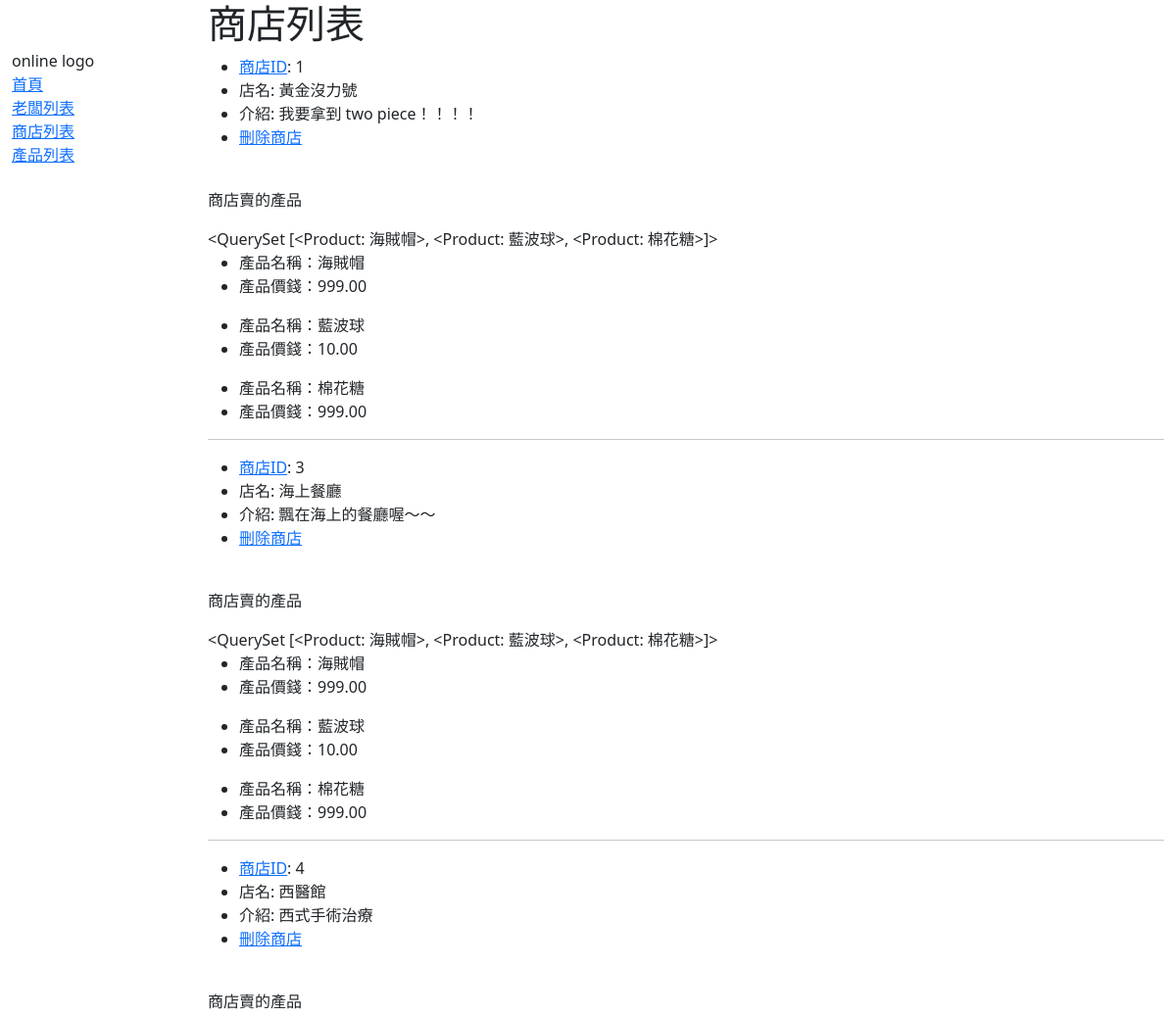
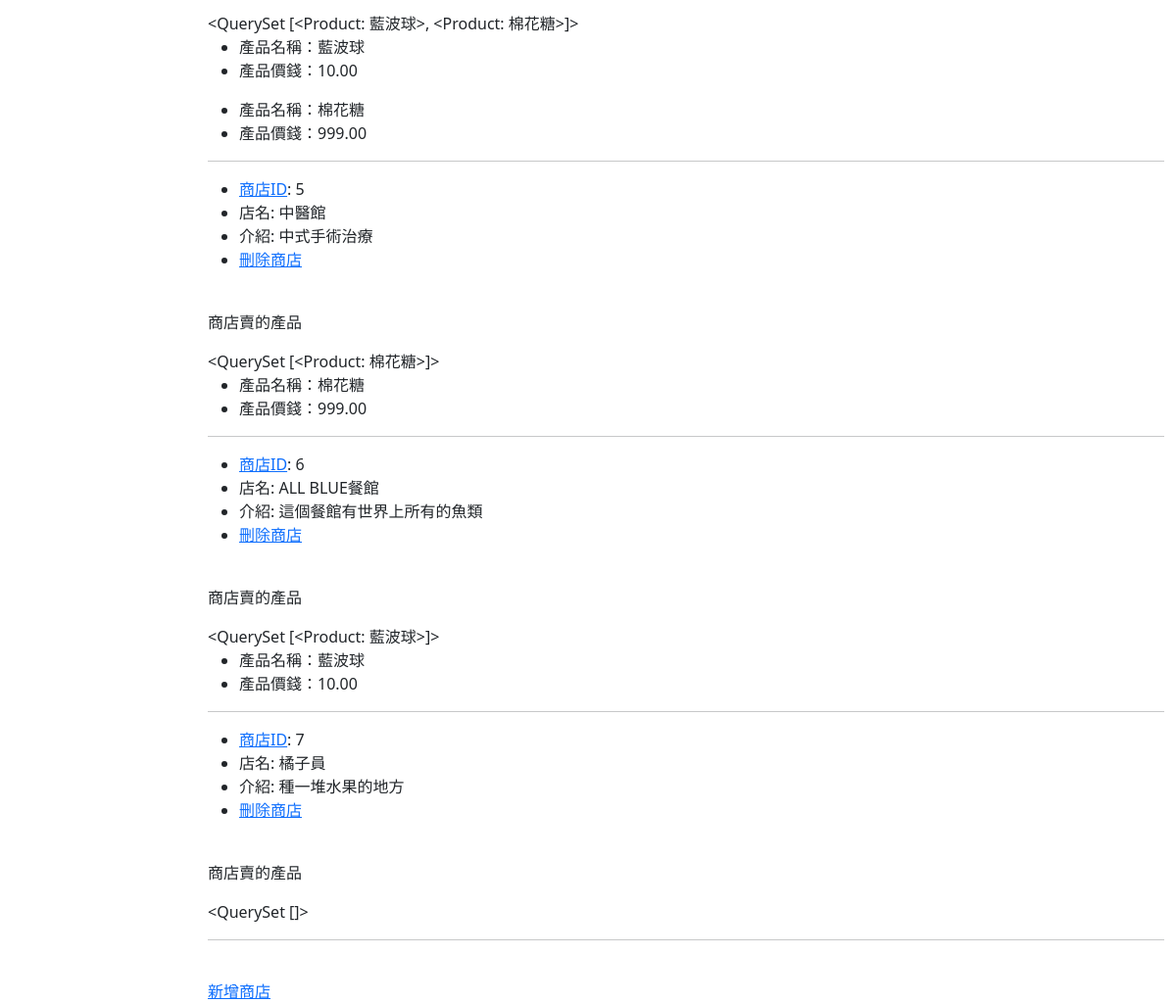
The page /online/stores/ on the database as committed earlier (2 pictures, top to bottom).
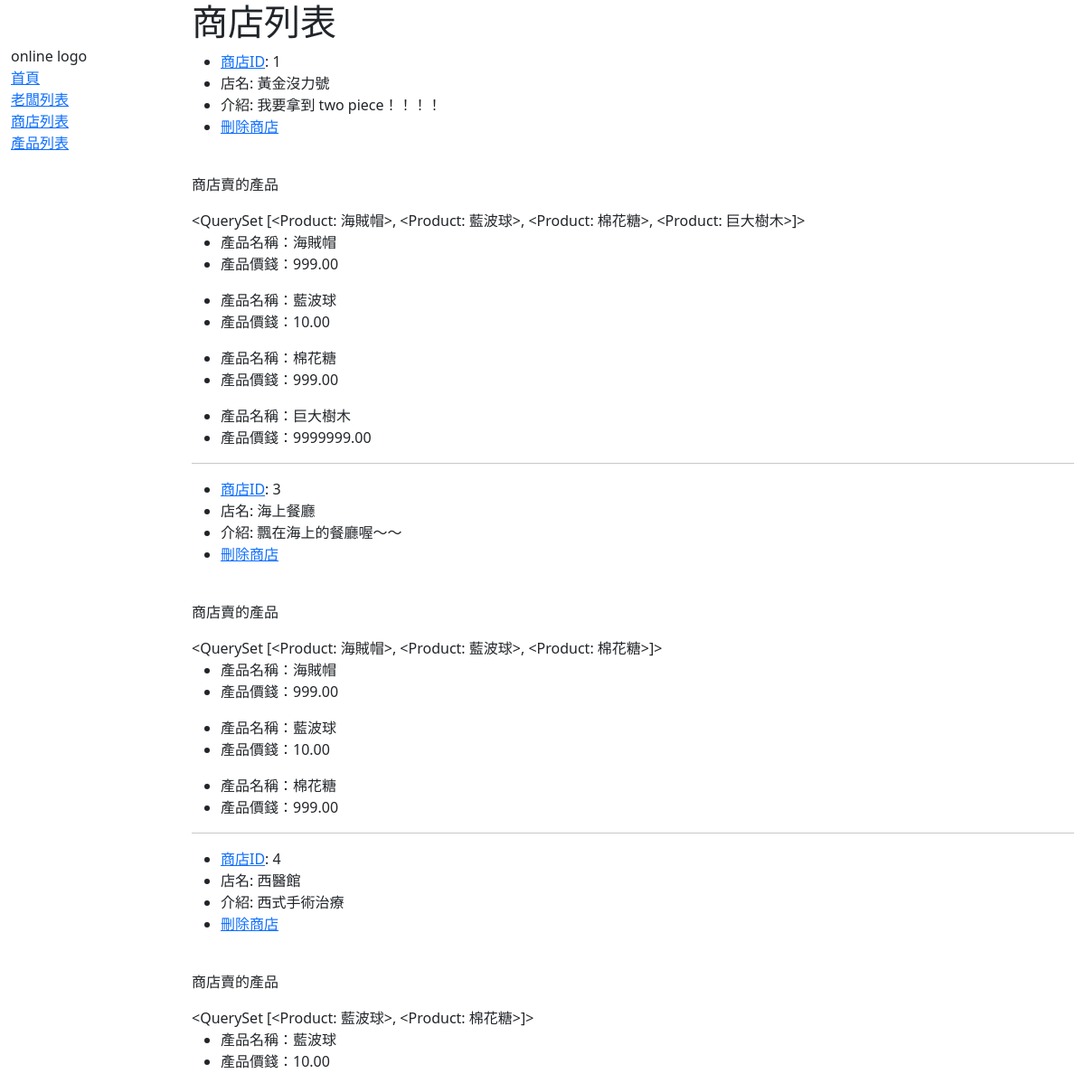
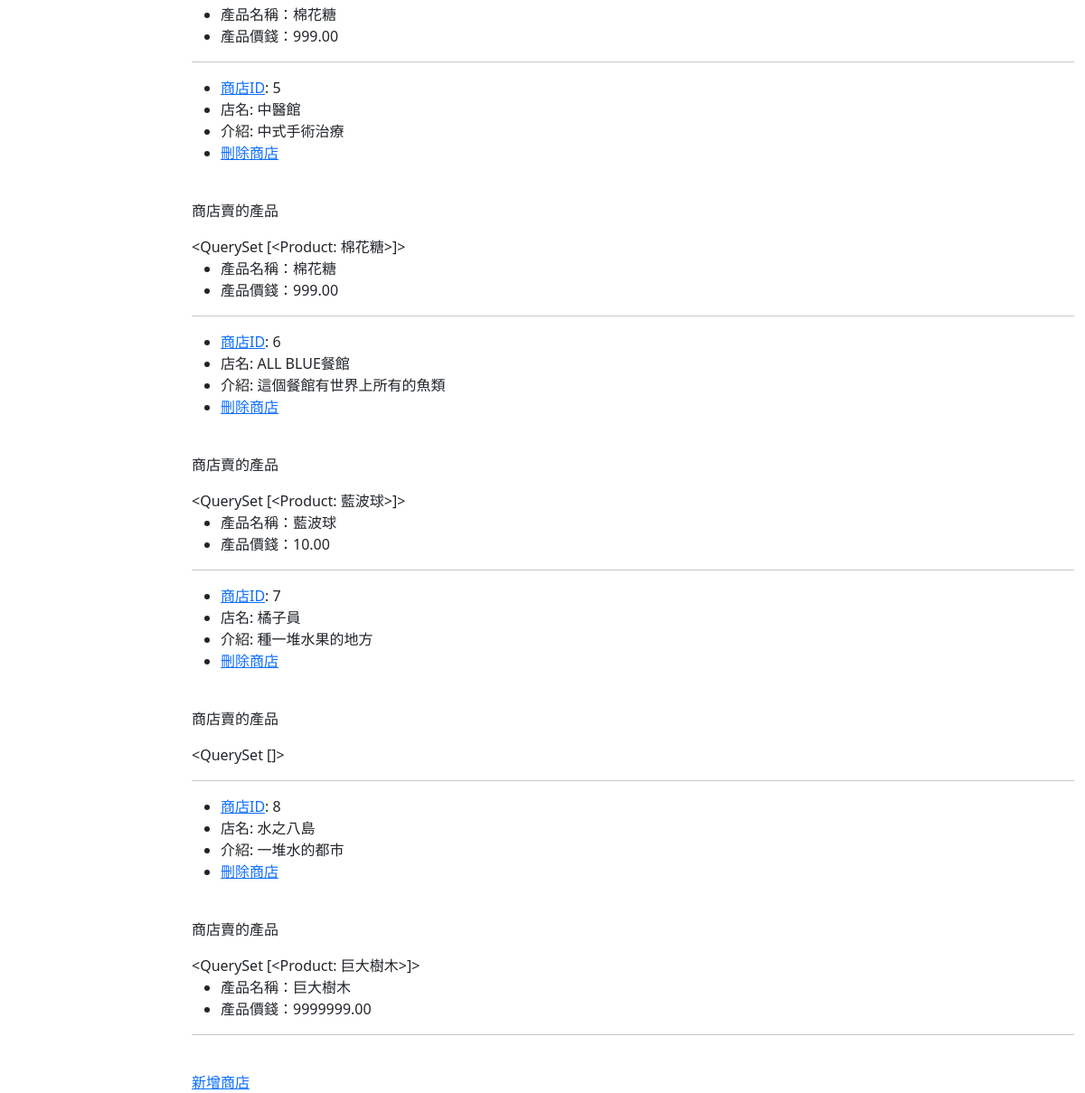
The same page on the database as committed later (2 pictures, top to bottom).
### online/models.py (models this page shows, shortened)
class Store(models.Model):
    title = models.CharField(max_length=100)
    description = models.TextField()
    employer = models.ForeignKey(Employer, on_delete=models.SET_NULL, null=True)
    def get_absolute_url(self):
        return reverse('store-detail', args=[str(self.id)])

class Product(models.Model):
    title = models.CharField(max_length=100)
    price = models.DecimalField(max_digits=10, decimal_places=2)
    store = models.ManyToManyField(Store)
    def __str__(self):
        return self.title

### online/views.py (the view)
# urls.py: path("stores/", views.StoreListView.as_view(), name='store-list'),
class StoreListView(generic.ListView):
    model = Store

### online/templates/online/store_list.html
{% extends 'sidebar.html' %}
{% block content %}
  <h1>商店列表</h1>
  {% for store in store_list %}
    <ul>
      <li>
        <a href="{{ store.get_absolute_url }}">商店ID</a>: {{ store.id }}
      </li>
      <li>店名: {{ store.title }}</li>
      <li>介紹: {{ store.description }}</li>
      <li><a href="{% url 'store-delete' store.id %}">刪除商店</a></li>
    </ul>
    <br>
    <p>商店賣的產品</p>
    {{ store.product_set.all }}
    <br>
    {% for product in store.product_set.all %}
    <ul>
      <li>產品名稱：{{ product.title }}</li>
      <li>產品價錢：{{ product.price }}</li>
    </ul>
    {% endfor %}
    <hr>
  {% endfor %}
  <br>
  <a href="{% url 'store-create' %}">新增商店</a>
{% endblock %}

Rows that differ between the two databases and show on the page:
computed for Store "黃金沒力號": product_set.all "<QuerySet [<Product: 海賊帽>, <Product: 藍波球>, <Product: 棉花糖>]>" → "<QuerySet [<Product: 海賊帽>, <Product: 藍波球>, <Product: 棉花糖>, <Product: 巨大樹木>]>"
added Product: title "巨大樹木", price "9999999.00"
added Store: id "8", title "水之八島", description "一堆水的都市", product_set.all "<QuerySet [<Product: 巨大樹木>]>"
